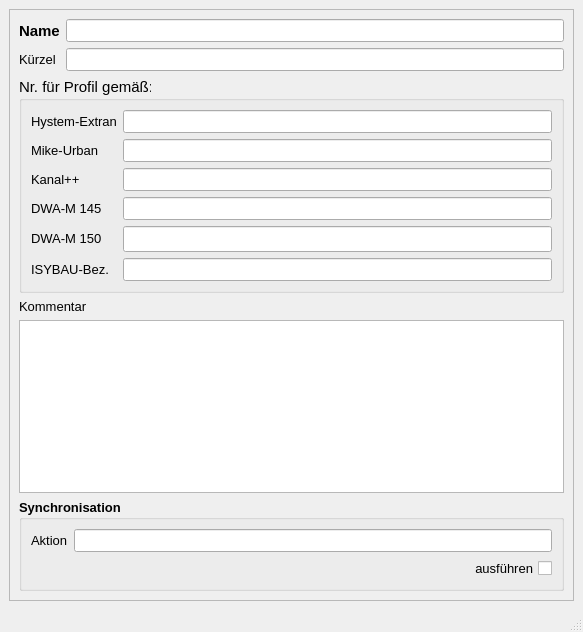
<?xml version="1.0" encoding="UTF-8"?>
<ui version="4.0">
 <class>MainWindow</class>
 <widget class="QMainWindow" name="MainWindow">
  <property name="geometry">
   <rect>
    <x>0</x>
    <y>0</y>
    <width>583</width>
    <height>632</height>
   </rect>
  </property>
  <property name="minimumSize">
   <size>
    <width>290</width>
    <height>480</height>
   </size>
  </property>
  <property name="font">
   <font>
    <family>Tahoma</family>
    <pointsize>10</pointsize>
   </font>
  </property>
  <property name="windowTitle">
   <string>Profil</string>
  </property>
  <property name="layoutDirection">
   <enum>Qt::LeftToRight</enum>
  </property>
  <widget class="QWidget" name="centralwidget">
   <layout class="QGridLayout" name="gridLayout">
    <item row="0" column="0">
     <widget class="QScrollArea" name="scrollArea">
      <property name="widgetResizable">
       <bool>true</bool>
      </property>
      <widget class="QWidget" name="scrollAreaWidgetContents">
       <property name="geometry">
        <rect>
         <x>0</x>
         <y>0</y>
         <width>559</width>
         <height>582</height>
        </rect>
       </property>
       <layout class="QGridLayout" name="gridLayout_2">
        <item row="0" column="0">
         <widget class="QLabel" name="label_4">
          <property name="font">
           <font>
            <family>Tahoma</family>
            <pointsize>11</pointsize>
            <weight>75</weight>
            <bold>true</bold>
           </font>
          </property>
          <property name="text">
           <string>Name</string>
          </property>
          <property name="alignment">
           <set>Qt::AlignLeading|Qt::AlignLeft|Qt::AlignVCenter</set>
          </property>
         </widget>
        </item>
        <item row="0" column="1">
         <widget class="QLineEdit" name="profilnam">
          <property name="toolTip">
           <string>&lt;html&gt;&lt;head/&gt;&lt;body&gt;&lt;p&gt;Eindeutige Bezeichnung&lt;/p&gt;&lt;/body&gt;&lt;/html&gt;</string>
          </property>
          <property name="statusTip">
           <string>Eindeutige Bezeichnung</string>
          </property>
          <property name="text">
           <string/>
          </property>
         </widget>
        </item>
        <item row="1" column="0">
         <widget class="QLabel" name="label_5">
          <property name="font">
           <font>
            <family>Tahoma</family>
            <pointsize>10</pointsize>
           </font>
          </property>
          <property name="text">
           <string>Kürzel</string>
          </property>
          <property name="alignment">
           <set>Qt::AlignLeading|Qt::AlignLeft|Qt::AlignVCenter</set>
          </property>
         </widget>
        </item>
        <item row="1" column="1">
         <widget class="QLineEdit" name="kuerzel">
          <property name="font">
           <font>
            <family>Tahoma</family>
            <pointsize>10</pointsize>
           </font>
          </property>
          <property name="toolTip">
           <string>optional: Kürzel</string>
          </property>
          <property name="statusTip">
           <string>optional: Kürzel</string>
          </property>
          <property name="text">
           <string/>
          </property>
         </widget>
        </item>
        <item row="2" column="0" colspan="2">
         <widget class="QGroupBox" name="groupBox_3">
          <property name="font">
           <font>
            <family>Tahoma</family>
            <pointsize>11</pointsize>
           </font>
          </property>
          <property name="title">
           <string>Nr. für Profil gemäß:</string>
          </property>
          <layout class="QGridLayout" name="gridLayout_3">
           <item row="0" column="0">
            <widget class="QLabel" name="label">
             <property name="font">
              <font>
               <family>Tahoma</family>
               <pointsize>10</pointsize>
              </font>
             </property>
             <property name="text">
              <string>&lt;html&gt;&lt;head/&gt;&lt;body&gt;&lt;p&gt;Hystem-Extran&lt;/p&gt;&lt;/body&gt;&lt;/html&gt;</string>
             </property>
             <property name="alignment">
              <set>Qt::AlignLeading|Qt::AlignLeft|Qt::AlignVCenter</set>
             </property>
            </widget>
           </item>
           <item row="0" column="1">
            <widget class="QLineEdit" name="he_nr">
             <property name="enabled">
              <bool>true</bool>
             </property>
             <property name="font">
              <font>
               <family>Tahoma</family>
               <pointsize>10</pointsize>
              </font>
             </property>
             <property name="toolTip">
              <string>&lt;html&gt;&lt;head/&gt;&lt;body&gt;&lt;p&gt;Interne Nr., siehe HE-Editor: Hilfe &amp;gt; Aufzählungen: &amp;quot;Profiltyp&amp;quot;&lt;/p&gt;&lt;/body&gt;&lt;/html&gt;</string>
             </property>
             <property name="statusTip">
              <string>Interne Nr., siehe HE-Editor: Hilfe &gt; Aufzählungen: &quot;Profiltyp&quot;</string>
             </property>
             <property name="layoutDirection">
              <enum>Qt::RightToLeft</enum>
             </property>
             <property name="autoFillBackground">
              <bool>false</bool>
             </property>
             <property name="text">
              <string/>
             </property>
             <property name="frame">
              <bool>true</bool>
             </property>
            </widget>
           </item>
           <item row="1" column="0">
            <widget class="QLabel" name="label_2">
             <property name="font">
              <font>
               <family>Tahoma</family>
               <pointsize>10</pointsize>
              </font>
             </property>
             <property name="text">
              <string>Mike-Urban</string>
             </property>
             <property name="alignment">
              <set>Qt::AlignLeading|Qt::AlignLeft|Qt::AlignVCenter</set>
             </property>
            </widget>
           </item>
           <item row="1" column="1">
            <widget class="QLineEdit" name="mu_nr">
             <property name="enabled">
              <bool>true</bool>
             </property>
             <property name="font">
              <font>
               <family>Tahoma</family>
               <pointsize>10</pointsize>
              </font>
             </property>
             <property name="toolTip">
              <string>&lt;html&gt;&lt;head/&gt;&lt;body&gt;&lt;p&gt;Nr. des Profiltyps entspr. Mike Urban&lt;/p&gt;&lt;/body&gt;&lt;/html&gt;</string>
             </property>
             <property name="statusTip">
              <string>Nr. des Profiltyps entspr. Mike Urban</string>
             </property>
             <property name="layoutDirection">
              <enum>Qt::RightToLeft</enum>
             </property>
             <property name="autoFillBackground">
              <bool>false</bool>
             </property>
             <property name="text">
              <string/>
             </property>
             <property name="frame">
              <bool>true</bool>
             </property>
            </widget>
           </item>
           <item row="2" column="0">
            <widget class="QLabel" name="label_3">
             <property name="font">
              <font>
               <family>Tahoma</family>
               <pointsize>10</pointsize>
              </font>
             </property>
             <property name="text">
              <string>Kanal++</string>
             </property>
             <property name="alignment">
              <set>Qt::AlignLeading|Qt::AlignLeft|Qt::AlignVCenter</set>
             </property>
            </widget>
           </item>
           <item row="2" column="1">
            <widget class="QLineEdit" name="kp_key">
             <property name="font">
              <font>
               <family>Tahoma</family>
               <pointsize>10</pointsize>
              </font>
             </property>
             <property name="toolTip">
              <string>&lt;html&gt;&lt;head/&gt;&lt;body&gt;&lt;p&gt;Nr. des Profiltyps entspr. Kanal++&lt;/p&gt;&lt;/body&gt;&lt;/html&gt;</string>
             </property>
             <property name="statusTip">
              <string>Nr. des Profiltyps entspr. Kanal++</string>
             </property>
             <property name="text">
              <string/>
             </property>
            </widget>
           </item>
           <item row="3" column="0">
            <widget class="QLabel" name="label_6">
             <property name="font">
              <font>
               <family>Tahoma</family>
               <pointsize>10</pointsize>
              </font>
             </property>
             <property name="text">
              <string>&lt;html&gt;&lt;head/&gt;&lt;body&gt;&lt;p&gt;DWA-M 145&lt;/p&gt;&lt;/body&gt;&lt;/html&gt;</string>
             </property>
             <property name="alignment">
              <set>Qt::AlignLeading|Qt::AlignLeft|Qt::AlignVCenter</set>
             </property>
            </widget>
           </item>
           <item row="3" column="1">
            <widget class="QLineEdit" name="m150">
             <property name="enabled">
              <bool>true</bool>
             </property>
             <property name="font">
              <font>
               <family>Tahoma</family>
               <pointsize>10</pointsize>
              </font>
             </property>
             <property name="toolTip">
              <string>&lt;html&gt;&lt;head/&gt;&lt;body&gt;&lt;p&gt;Nr. des Entwässerungssystems entspr. Kanal++&lt;/p&gt;&lt;/body&gt;&lt;/html&gt;</string>
             </property>
             <property name="statusTip">
              <string>Nr. des Entwässerungssystems entspr. Kanal++</string>
             </property>
             <property name="layoutDirection">
              <enum>Qt::RightToLeft</enum>
             </property>
             <property name="autoFillBackground">
              <bool>false</bool>
             </property>
             <property name="text">
              <string/>
             </property>
             <property name="frame">
              <bool>true</bool>
             </property>
            </widget>
           </item>
           <item row="4" column="0">
            <widget class="QLabel" name="label_8">
             <property name="font">
              <font>
               <family>Tahoma</family>
               <pointsize>10</pointsize>
              </font>
             </property>
             <property name="text">
              <string>&lt;html&gt;&lt;head/&gt;&lt;body&gt;&lt;p&gt;DWA-M 150&lt;/p&gt;&lt;/body&gt;&lt;/html&gt;</string>
             </property>
             <property name="alignment">
              <set>Qt::AlignLeading|Qt::AlignLeft|Qt::AlignVCenter</set>
             </property>
            </widget>
           </item>
           <item row="4" column="1">
            <widget class="QLineEdit" name="m150_2"/>
           </item>
           <item row="5" column="0">
            <widget class="QLabel" name="label_7">
             <property name="font">
              <font>
               <family>Tahoma</family>
               <pointsize>10</pointsize>
              </font>
             </property>
             <property name="text">
              <string>&lt;html&gt;&lt;head/&gt;&lt;body&gt;&lt;p&gt;ISYBAU-Bez.&lt;/p&gt;&lt;/body&gt;&lt;/html&gt;</string>
             </property>
             <property name="alignment">
              <set>Qt::AlignLeading|Qt::AlignLeft|Qt::AlignVCenter</set>
             </property>
            </widget>
           </item>
           <item row="5" column="1">
            <widget class="QLineEdit" name="isybau">
             <property name="enabled">
              <bool>true</bool>
             </property>
             <property name="font">
              <font>
               <family>Tahoma</family>
               <pointsize>10</pointsize>
              </font>
             </property>
             <property name="toolTip">
              <string>&lt;html&gt;&lt;head/&gt;&lt;body&gt;&lt;p&gt;Nr. des Entwässerungssystems entspr. Kanal++&lt;/p&gt;&lt;/body&gt;&lt;/html&gt;</string>
             </property>
             <property name="statusTip">
              <string>Nr. des Entwässerungssystems entspr. Kanal++</string>
             </property>
             <property name="layoutDirection">
              <enum>Qt::RightToLeft</enum>
             </property>
             <property name="autoFillBackground">
              <bool>false</bool>
             </property>
             <property name="text">
              <string/>
             </property>
             <property name="frame">
              <bool>true</bool>
             </property>
            </widget>
           </item>
          </layout>
         </widget>
        </item>
        <item row="3" column="0" colspan="2">
         <widget class="QLabel" name="label_15">
          <property name="text">
           <string>Kommentar</string>
          </property>
         </widget>
        </item>
        <item row="4" column="0" colspan="2">
         <widget class="QTextEdit" name="kommentar">
          <property name="minimumSize">
           <size>
            <width>0</width>
            <height>0</height>
           </size>
          </property>
          <property name="toolTip">
           <string>&lt;html&gt;&lt;head/&gt;&lt;body&gt;&lt;p&gt;Platz für zusätzliche Kommentare&lt;/p&gt;&lt;/body&gt;&lt;/html&gt;</string>
          </property>
          <property name="statusTip">
           <string>Platz für zusätzliche Kommentare</string>
          </property>
         </widget>
        </item>
        <item row="5" column="0" colspan="2">
         <widget class="QGroupBox" name="groupBox_sync">
          <property name="font">
           <font>
            <family>Tahoma</family>
            <pointsize>10</pointsize>
            <weight>75</weight>
            <bold>true</bold>
           </font>
          </property>
          <property name="title">
           <string>Synchronisation</string>
          </property>
          <layout class="QGridLayout" name="gridLayout_4">
           <item row="0" column="0">
            <widget class="QLabel" name="label_19">
             <property name="font">
              <font>
               <family>Tahoma</family>
               <pointsize>10</pointsize>
               <weight>50</weight>
               <bold>false</bold>
              </font>
             </property>
             <property name="text">
              <string>Aktion</string>
             </property>
            </widget>
           </item>
           <item row="0" column="1">
            <widget class="QLineEdit" name="aktion">
             <property name="toolTip">
              <string>&lt;html&gt;&lt;head/&gt;&lt;body&gt;&lt;p&gt;Maßnahme zur Synchronisation&lt;/p&gt;&lt;/body&gt;&lt;/html&gt;</string>
             </property>
             <property name="statusTip">
              <string>Maßnahme zur Synchronisation</string>
             </property>
            </widget>
           </item>
           <item row="1" column="0" colspan="2">
            <widget class="QCheckBox" name="status">
             <property name="font">
              <font>
               <family>Tahoma</family>
               <pointsize>10</pointsize>
               <weight>50</weight>
               <bold>false</bold>
              </font>
             </property>
             <property name="toolTip">
              <string>Synchronisation aktivieren</string>
             </property>
             <property name="statusTip">
              <string>Synchronisation aktivieren</string>
             </property>
             <property name="layoutDirection">
              <enum>Qt::RightToLeft</enum>
             </property>
             <property name="text">
              <string>ausführen</string>
             </property>
            </widget>
           </item>
          </layout>
         </widget>
        </item>
       </layout>
      </widget>
     </widget>
    </item>
   </layout>
  </widget>
  <widget class="QStatusBar" name="statusbar"/>
 </widget>
 <tabstops>
  <tabstop>profilnam</tabstop>
  <tabstop>he_nr</tabstop>
  <tabstop>mu_nr</tabstop>
  <tabstop>kp_key</tabstop>
 </tabstops>
 <resources/>
 <connections/>
</ui>
